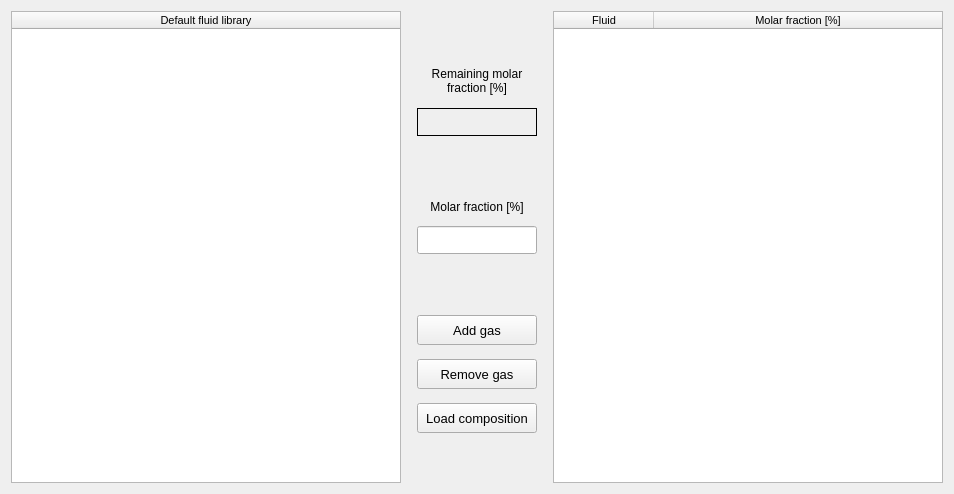
           <widget class="QFrame" name="frame_9">
            <property name="minimumSize">
             <size>
              <width>360</width>
              <height>240</height>
             </size>
            </property>
            <property name="frameShape">
             <enum>QFrame::NoFrame</enum>
            </property>
            <property name="frameShadow">
             <enum>QFrame::Raised</enum>
            </property>
            <layout class="QGridLayout" name="gridLayout_12">
             <item row="0" column="1">
              <widget class="QFrame" name="frame_middle">
               <property name="minimumSize">
                <size>
                 <width>140</width>
                 <height>0</height>
                </size>
               </property>
               <property name="maximumSize">
                <size>
                 <width>160</width>
                 <height>16777215</height>
                </size>
               </property>
               <property name="frameShape">
                <enum>QFrame::NoFrame</enum>
               </property>
               <property name="frameShadow">
                <enum>QFrame::Raised</enum>
               </property>
               <layout class="QGridLayout" name="gridLayout_5">
                <property name="leftMargin">
                 <number>0</number>
                </property>
                <property name="topMargin">
                 <number>0</number>
                </property>
                <property name="rightMargin">
                 <number>0</number>
                </property>
                <property name="bottomMargin">
                 <number>0</number>
                </property>
                <property name="spacing">
                 <number>0</number>
                </property>
                <item row="1" column="0">
                 <widget class="QFrame" name="frame_7">
                  <property name="frameShape">
                   <enum>QFrame::NoFrame</enum>
                  </property>
                  <property name="frameShadow">
                   <enum>QFrame::Raised</enum>
                  </property>
                  <layout class="QGridLayout" name="gridLayout_7">
                   <item row="0" column="0">
                    <widget class="QLabel" name="label_title_remaining_fraction">
                     <property name="minimumSize">
                      <size>
                       <width>120</width>
                       <height>42</height>
                      </size>
                     </property>
                     <property name="maximumSize">
                      <size>
                       <width>120</width>
                       <height>42</height>
                      </size>
                     </property>
                     <property name="text">
                      <string>Remaining molar 
fraction [%]</string>
                     </property>
                     <property name="alignment">
                      <set>Qt::AlignCenter</set>
                     </property>
                     <property name="wordWrap">
                      <bool>true</bool>
                     </property>
                    </widget>
                   </item>
                   <item row="1" column="0">
                    <widget class="QLabel" name="label_remaining_composition">
                     <property name="minimumSize">
                      <size>
                       <width>120</width>
                       <height>28</height>
                      </size>
                     </property>
                     <property name="maximumSize">
                      <size>
                       <width>120</width>
                       <height>28</height>
                      </size>
                     </property>
                     <property name="font">
                      <font>
                       <pointsize>10</pointsize>
                       <italic>false</italic>
                      </font>
                     </property>
                     <property name="styleSheet">
                      <string notr="true">QLineEdit{color: rgb(0, 0, 0); background-color: rgb(250, 250, 250)}
QLineEdit:disabled{color: rgb(100, 100, 100); background-color: rgb(240, 240, 240)}</string>
                     </property>
                     <property name="frameShape">
                      <enum>QFrame::Box</enum>
                     </property>
                     <property name="text">
                      <string/>
                     </property>
                     <property name="alignment">
                      <set>Qt::AlignCenter</set>
                     </property>
                     <property name="wordWrap">
                      <bool>true</bool>
                     </property>
                    </widget>
                   </item>
                  </layout>
                 </widget>
                </item>
                <item row="3" column="0">
                 <widget class="QFrame" name="frame_6">
                  <property name="frameShape">
                   <enum>QFrame::NoFrame</enum>
                  </property>
                  <property name="frameShadow">
                   <enum>QFrame::Raised</enum>
                  </property>
                  <layout class="QGridLayout" name="gridLayout_6">
                   <item row="0" column="0">
                    <widget class="QLabel" name="label_2">
                     <property name="minimumSize">
                      <size>
                       <width>120</width>
                       <height>26</height>
                      </size>
                     </property>
                     <property name="maximumSize">
                      <size>
                       <width>120</width>
                       <height>26</height>
                      </size>
                     </property>
                     <property name="text">
                      <string>Molar fraction [%]</string>
                     </property>
                     <property name="alignment">
                      <set>Qt::AlignCenter</set>
                     </property>
                    </widget>
                   </item>
                   <item row="1" column="0">
                    <widget class="QLineEdit" name="lineEdit_composition">
                     <property name="sizePolicy">
                      <sizepolicy hsizetype="Preferred" vsizetype="Preferred">
                       <horstretch>0</horstretch>
                       <verstretch>0</verstretch>
                      </sizepolicy>
                     </property>
                     <property name="minimumSize">
                      <size>
                       <width>120</width>
                       <height>28</height>
                      </size>
                     </property>
                     <property name="maximumSize">
                      <size>
                       <width>120</width>
                       <height>28</height>
                      </size>
                     </property>
                     <property name="alignment">
                      <set>Qt::AlignCenter</set>
                     </property>
                    </widget>
                   </item>
                  </layout>
                 </widget>
                </item>
                <item row="5" column="0">
                 <widget class="QFrame" name="frame_8">
                  <property name="minimumSize">
                   <size>
                    <width>0</width>
                    <height>140</height>
                   </size>
                  </property>
                  <property name="frameShape">
                   <enum>QFrame::NoFrame</enum>
                  </property>
                  <property name="frameShadow">
                   <enum>QFrame::Raised</enum>
                  </property>
                  <layout class="QGridLayout" name="gridLayout_8">
                   <property name="leftMargin">
                    <number>4</number>
                   </property>
                   <property name="topMargin">
                    <number>4</number>
                   </property>
                   <property name="rightMargin">
                    <number>4</number>
                   </property>
                   <property name="bottomMargin">
                    <number>0</number>
                   </property>
                   <property name="horizontalSpacing">
                    <number>4</number>
                   </property>
                   <property name="verticalSpacing">
                    <number>6</number>
                   </property>
                   <item row="0" column="0">
                    <widget class="QPushButton" name="pushButton_add_gas">
                     <property name="minimumSize">
                      <size>
                       <width>120</width>
                       <height>30</height>
                      </size>
                     </property>
                     <property name="maximumSize">
                      <size>
                       <width>120</width>
                       <height>30</height>
                      </size>
                     </property>
                     <property name="font">
                      <font>
                       <pointsize>10</pointsize>
                      </font>
                     </property>
                     <property name="styleSheet">
                      <string notr="true"/>
                     </property>
                     <property name="text">
                      <string>Add gas</string>
                     </property>
                    </widget>
                   </item>
                   <item row="1" column="0">
                    <widget class="QPushButton" name="pushButton_remove_gas">
                     <property name="minimumSize">
                      <size>
                       <width>120</width>
                       <height>30</height>
                      </size>
                     </property>
                     <property name="maximumSize">
                      <size>
                       <width>120</width>
                       <height>30</height>
                      </size>
                     </property>
                     <property name="font">
                      <font>
                       <pointsize>10</pointsize>
                      </font>
                     </property>
                     <property name="styleSheet">
                      <string notr="true"/>
                     </property>
                     <property name="text">
                      <string>Remove gas</string>
                     </property>
                    </widget>
                   </item>
                   <item row="2" column="0">
                    <widget class="QPushButton" name="pushButton_load_composition">
                     <property name="minimumSize">
                      <size>
                       <width>120</width>
                       <height>30</height>
                      </size>
                     </property>
                     <property name="maximumSize">
                      <size>
                       <width>120</width>
                       <height>30</height>
                      </size>
                     </property>
                     <property name="font">
                      <font>
                       <pointsize>10</pointsize>
                      </font>
                     </property>
                     <property name="styleSheet">
                      <string notr="true"/>
                     </property>
                     <property name="text">
                      <string>Load composition</string>
                     </property>
                    </widget>
                   </item>
                  </layout>
                 </widget>
                </item>
                <item row="0" column="0">
                 <spacer name="verticalSpacer">
                  <property name="orientation">
                   <enum>Qt::Vertical</enum>
                  </property>
                  <property name="sizeHint" stdset="0">
                   <size>
                    <width>20</width>
                    <height>40</height>
                   </size>
                  </property>
                 </spacer>
                </item>
                <item row="2" column="0">
                 <spacer name="verticalSpacer_2">
                  <property name="orientation">
                   <enum>Qt::Vertical</enum>
                  </property>
                  <property name="sizeHint" stdset="0">
                   <size>
                    <width>20</width>
                    <height>40</height>
                   </size>
                  </property>
                 </spacer>
                </item>
                <item row="4" column="0">
                 <spacer name="verticalSpacer_3">
                  <property name="orientation">
                   <enum>Qt::Vertical</enum>
                  </property>
                  <property name="sizeHint" stdset="0">
                   <size>
                    <width>20</width>
                    <height>40</height>
                   </size>
                  </property>
                 </spacer>
                </item>
                <item row="6" column="0">
                 <spacer name="verticalSpacer_4">
                  <property name="orientation">
                   <enum>Qt::Vertical</enum>
                  </property>
                  <property name="sizeHint" stdset="0">
                   <size>
                    <width>20</width>
                    <height>40</height>
                   </size>
                  </property>
                 </spacer>
                </item>
               </layout>
              </widget>
             </item>
             <item row="0" column="0">
              <widget class="QTreeWidget" name="treeWidget_reference_gases">
               <property name="minimumSize">
                <size>
                 <width>390</width>
                 <height>0</height>
                </size>
               </property>
               <property name="maximumSize">
                <size>
                 <width>390</width>
                 <height>16777215</height>
                </size>
               </property>
               <property name="font">
                <font>
                 <family>MS Shell Dlg 2</family>
                 <pointsize>8</pointsize>
                </font>
               </property>
               <property name="styleSheet">
                <string notr="true"/>
               </property>
               <property name="horizontalScrollBarPolicy">
                <enum>Qt::ScrollBarAsNeeded</enum>
               </property>
               <property name="sizeAdjustPolicy">
                <enum>QAbstractScrollArea::AdjustIgnored</enum>
               </property>
               <property name="indentation">
                <number>0</number>
               </property>
               <property name="wordWrap">
                <bool>true</bool>
               </property>
               <attribute name="headerCascadingSectionResizes">
                <bool>true</bool>
               </attribute>
               <attribute name="headerHighlightSections">
                <bool>true</bool>
               </attribute>
               <column>
                <property name="text">
                 <string>Default fluid library</string>
                </property>
                <property name="textAlignment">
                 <set>AlignCenter</set>
                </property>
               </column>
              </widget>
             </item>
             <item row="0" column="2">
              <widget class="QTreeWidget" name="treeWidget_new_gas">
               <property name="minimumSize">
                <size>
                 <width>390</width>
                 <height>0</height>
                </size>
               </property>
               <property name="maximumSize">
                <size>
                 <width>390</width>
                 <height>16777215</height>
                </size>
               </property>
               <property name="font">
                <font>
                 <family>MS Shell Dlg 2</family>
                 <pointsize>8</pointsize>
                </font>
               </property>
               <property name="sizeAdjustPolicy">
                <enum>QAbstractScrollArea::AdjustIgnored</enum>
               </property>
               <property name="editTriggers">
                <set>QAbstractItemView::DoubleClicked|QAbstractItemView::EditKeyPressed|QAbstractItemView::SelectedClicked</set>
               </property>
               <property name="alternatingRowColors">
                <bool>true</bool>
               </property>
               <property name="selectionBehavior">
                <enum>QAbstractItemView::SelectRows</enum>
               </property>
               <property name="indentation">
                <number>0</number>
               </property>
               <column>
                <property name="text">
                 <string>Fluid</string>
                </property>
                <property name="textAlignment">
                 <set>AlignCenter</set>
                </property>
               </column>
               <column>
                <property name="text">
                 <string>Molar fraction [%]</string>
                </property>
                <property name="textAlignment">
                 <set>AlignCenter</set>
                </property>
               </column>
              </widget>
             </item>
            </layout>
           </widget>
